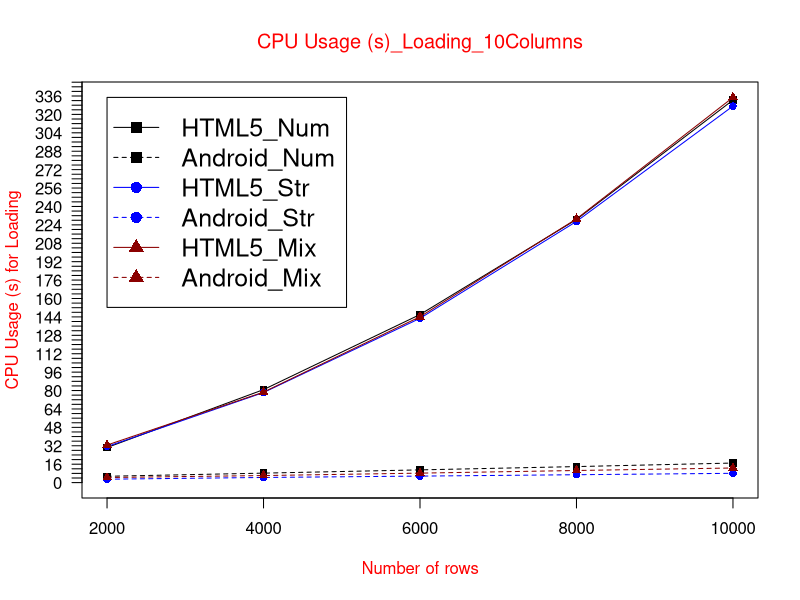

Write R code to recreate this figure.
data <- read.table("CU(s)loading10col.txt", header = TRUE)

max_y <- max(data)
plot_colors <- c("black", "blue", "red4")
png(filename="CU(s)loading10col.png", height = 1000, width = 1450, bg = "white")
plot(data$HTML5_Num, type = "o", col = plot_colors[1], pch=15,  ylim=c(0,max_y), axes=FALSE, ann=FALSE)
axis(1, at=1:5, lab=c("2000", "4000", "6000", "8000", "10000"))
axis(2, las=1, at=4.0*0:max_y, cex.axis = 1)

box()
lines(data$Android_Num, type="o", pch=15, lty=2, col=plot_colors[1])
lines(data$HTML5_Str, type="o", pch=16, lty=1,  col=plot_colors[2])
lines(data$Android_Str, type="o", pch=16, lty=2,  col=plot_colors[2])   
lines(data$HTML5_Mix, type="o", pch=17, lty=1, col=plot_colors[3])
lines(data$Android_Mix, type="o", pch=17, lty=2,   col=plot_colors[3])

title(main="CPU Usage (s)_Loading_10Columns", col.main="red", font.main=6)
title(xlab= "Number of rows", col.lab="red")
title(ylab= "CPU Usage (s) for Loading", col.lab="red")
legend(1, max_y, names(data), cex=1.5, col=c("black", "black","blue", "blue","red4","red4"), pch=c(15,15,16,16,17,17), lty=c(1,2,1,2,1,2));

dev.off()
